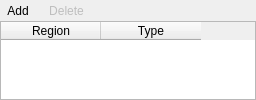
     <widget class="QFrame" name="top_frame">
      <property name="sizePolicy">
       <sizepolicy hsizetype="Expanding" vsizetype="MinimumExpanding">
        <horstretch>0</horstretch>
        <verstretch>0</verstretch>
       </sizepolicy>
      </property>
      <property name="maximumSize">
       <size>
        <width>16777215</width>
        <height>100</height>
       </size>
      </property>
      <layout class="QVBoxLayout" name="top_frame_layout">
       <property name="spacing">
        <number>0</number>
       </property>
       <property name="leftMargin">
        <number>0</number>
       </property>
       <property name="topMargin">
        <number>0</number>
       </property>
       <property name="rightMargin">
        <number>0</number>
       </property>
       <property name="bottomMargin">
        <number>0</number>
       </property>
       <item>
        <widget class="QFrame" name="frame_add_delete">
         <property name="sizePolicy">
          <sizepolicy hsizetype="Preferred" vsizetype="Fixed">
           <horstretch>0</horstretch>
           <verstretch>0</verstretch>
          </sizepolicy>
         </property>
         <property name="maximumSize">
          <size>
           <width>16777215</width>
           <height>32</height>
          </size>
         </property>
         <property name="frameShape">
          <enum>QFrame::NoFrame</enum>
         </property>
         <property name="frameShadow">
          <enum>QFrame::Plain</enum>
         </property>
         <layout class="QGridLayout" name="gridLayout_9" columnstretch="0">
          <property name="leftMargin">
           <number>0</number>
          </property>
          <property name="topMargin">
           <number>0</number>
          </property>
          <property name="rightMargin">
           <number>0</number>
          </property>
          <property name="bottomMargin">
           <number>0</number>
          </property>
          <item row="0" column="0">
           <layout class="QHBoxLayout" name="horizontalLayout">
            <item>
             <widget class="QToolButton" name="toolbutton_add">
              <property name="toolTip">
               <string>Define new boundary condition over one or more regions</string>
              </property>
              <property name="text">
               <string>Add</string>
              </property>
              <property name="autoRaise">
               <bool>true</bool>
              </property>
             </widget>
            </item>
            <item>
             <widget class="QToolButton" name="toolbutton_delete">
              <property name="enabled">
               <bool>false</bool>
              </property>
              <property name="toolTip">
               <string>Delete boundary conditions for region</string>
              </property>
              <property name="text">
               <string>Delete</string>
              </property>
              <property name="autoRaise">
               <bool>true</bool>
              </property>
             </widget>
            </item>
            <item>
             <spacer name="horizontalSpacer">
              <property name="orientation">
               <enum>Qt::Horizontal</enum>
              </property>
              <property name="sizeHint" stdset="0">
               <size>
                <width>40</width>
                <height>20</height>
               </size>
              </property>
             </spacer>
            </item>
           </layout>
          </item>
         </layout>
        </widget>
       </item>
       <item>
        <widget class="QTableWidget" name="tablewidget_regions">
         <property name="maximumSize">
          <size>
           <width>16777215</width>
           <height>100</height>
          </size>
         </property>
         <property name="selectionMode">
          <enum>QAbstractItemView::SingleSelection</enum>
         </property>
         <property name="selectionBehavior">
          <enum>QAbstractItemView::SelectRows</enum>
         </property>
         <attribute name="horizontalHeaderHighlightSections">
          <bool>false</bool>
         </attribute>
         <attribute name="verticalHeaderVisible">
          <bool>false</bool>
         </attribute>
         <column>
          <property name="text">
           <string>Region</string>
          </property>
         </column>
         <column>
          <property name="text">
           <string>Type</string>
          </property>
         </column>
        </widget>
       </item>
      </layout>
     </widget>
